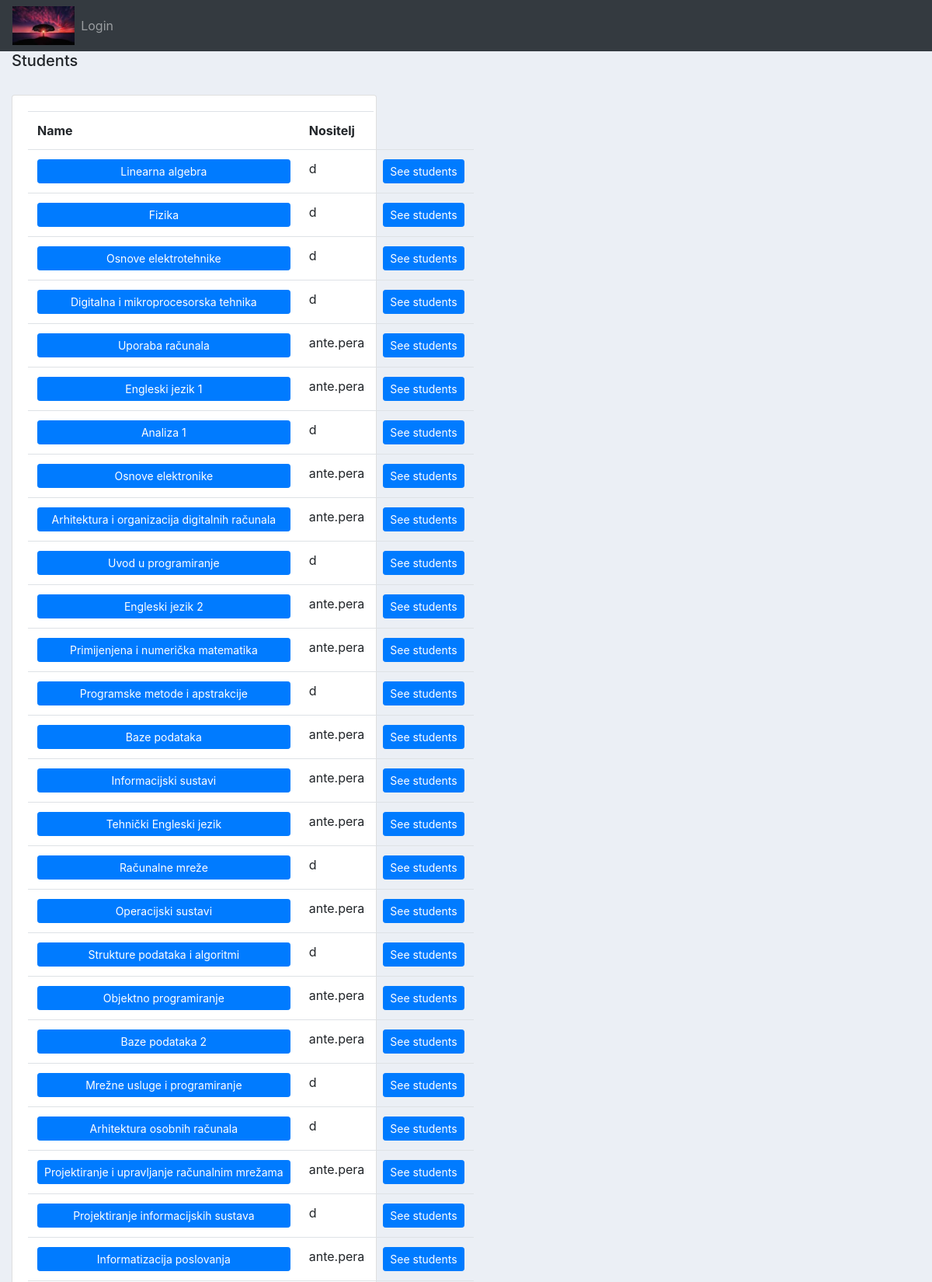
Screenshot of /super/predmet (upper part) with the database file from the repository.
### projekt/models.py (models this page shows, shortened)
class Predmeti(models.Model):
    IZBORNI = (('DA', 'da'), ('NE', 'ne'))
    name = models.CharField(max_length=50)
    kod = models.CharField(max_length=50)
    program = models.CharField(max_length=50)
    ects = models.IntegerField()
    sem_red = models.IntegerField()
    sem_izv = models.IntegerField()
    izborni = models.CharField(max_length=50, choices=IZBORNI)
    nositelj =models.ForeignKey(Korisnik,on_delete=models.CASCADE, blank=True,null=True)

class Korisnik(AbstractUser):
    ROLES = (('prof', 'profesor'), ('stu', 'student'),('adm','admin'))
    STATUS = (('none', 'None'), ('izv', 'izvanredni student'), ('red', 'redovni student'))
    role = models.CharField(max_length=50, choices=ROLES)
    status = models.CharField(max_length=50, choices=STATUS)

### projekt/views.py (the view)
# urls.py: path('super/predmet',views.predmeti,name='predmeti'),
def predmeti(request):
    predmeti=Predmeti.objects.all()
    context={'predmeti': predmeti}
    return render(request,'projekti/predmeti.html',context)

### projekt/templates/projekti/predmeti.html
{%extends 'projekti/main.html'%}
{%block content  %}
<div class="col-md-5">
    <h5>Students</h5>
    <br>
    <div class="card card-body">
        <table class="table">
            <tr>
                <th>Name</th>
                <th>Nositelj</th>
            </tr>
            {% for predmet in predmeti %}
            <tr>
                <td><a class="btn btn-primary btn-sm btn-block" href ="{% url 'editpredmet' predmet.id %}">{{ predmet.name }}</a></td>
                <td>{{predmet.nositelj}}</td>
                <td><a class="btn btn-primary btn-sm btn-block" href ="{% url 'studpred' predmet.id %}">See students</a></td>
            </tr>
            {% endfor %}
        </table>
    </div>
</div>
{%endblock%}

### static/css/main.css (style rules this page uses)
body { background-color: #ebeff5; }

### rows the page displays
Predmeti: name "Linearna algebra", nositelj "d"
Predmeti: name "Fizika", nositelj "d"
Predmeti: name "Osnove elektrotehnike", nositelj "d"
Predmeti: name "Digitalna i mikroprocesorska tehnika", nositelj "d"
Predmeti: name "Uporaba računala", nositelj "ante.pera"
Predmeti: name "Engleski jezik 1", nositelj "ante.pera"
Predmeti: name "Analiza 1", nositelj "d"
Predmeti: name "Osnove elektronike", nositelj "ante.pera"
Predmeti: name "Arhitektura i organizacija digitalnih računala", nositelj "ante.pera"
Predmeti: name "Uvod u programiranje", nositelj "d"
Predmeti: name "Engleski jezik 2", nositelj "ante.pera"
Predmeti: name "Primijenjena i numerička matematika", nositelj "ante.pera"
Predmeti: name "Programske metode i apstrakcije", nositelj "d"
Predmeti: name "Baze podataka", nositelj "ante.pera"
Predmeti: name "Informacijski sustavi", nositelj "ante.pera"
Predmeti: name "Tehnički Engleski jezik", nositelj "ante.pera"
Predmeti: name "Računalne mreže", nositelj "d"
Predmeti: name "Operacijski sustavi", nositelj "ante.pera"
Predmeti: name "Strukture podataka i algoritmi", nositelj "d"
Predmeti: name "Objektno programiranje", nositelj "ante.pera"
Predmeti: name "Baze podataka 2", nositelj "ante.pera"
Predmeti: name "Mrežne usluge i programiranje", nositelj "d"
Predmeti: name "Arhitektura osobnih računala", nositelj "d"
Predmeti: name "Projektiranje i upravljanje računalnim mrežama", nositelj "ante.pera"
Predmeti: name "Projektiranje informacijskih sustava", nositelj "d"
Predmeti: name "Informatizacija poslovanja", nositelj "ante.pera"
